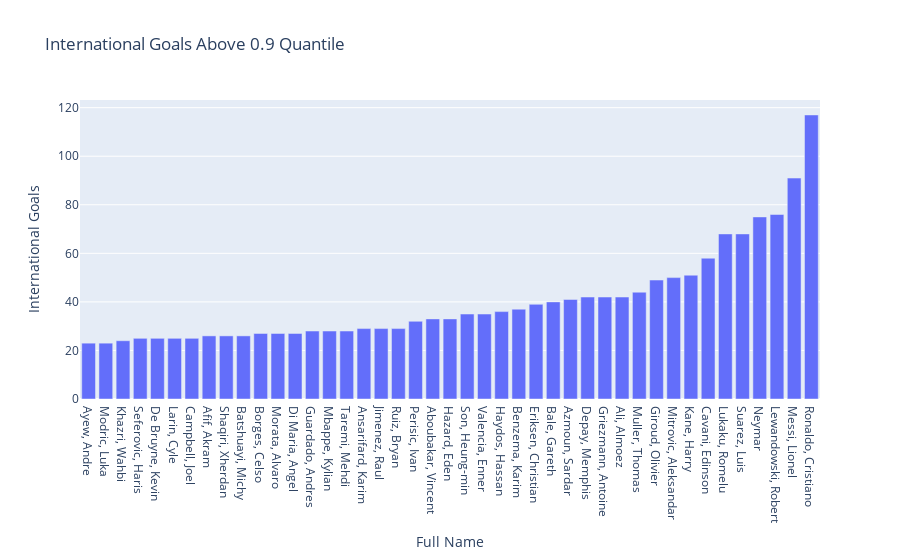

Notebook code cell kept with this figure:
### Code cell
# International Goals
# Plotting International Goals
goals = data["International Goals"]
goals_quantiles = np.quantile(goals, [0, 0.1, 0.15, 0.2, 0.25, 0.3, 0.35, 0.4, 0.45, 0.5, 0.55, 0.6, 0.65 ,0.7, 0.75, 0.8, 0.85, 0.9, 0.95, 1])
print(goals_quantiles)
fig_plt_goals = px.bar(data.loc[data["International Goals"] >= goals_quantiles[18], :].sort_values("International Goals"), x="Full Name", y="International Goals", hover_name="Full Name", hover_data=["Age","Position", "Nationality", "International Caps", "International Goals", "Club", "League"], title="International Goals Above 0.9 Quantile" )
fig_plt_goals.show()

### Figure 1 — Plotly figure (JSON) as saved in the notebook; plotly's stock layout.template omitted (floating-point values rounded to 4 significant figures; data arrays with more than 128 entries replaced by an {"elided": "..."} marker saying what was removed)
{"data": [{"alignmentgroup": "True", "customdata": {"elided": "43x6 mixed values"}, "hovertemplate": "<b>%{hovertext}</b><br><br>Full Name=%{x}<br>International Goals=%{y}<br>Age=%{customdata[0]}<br>Position=%{customdata[1]}<br>Nationality=%{customdata[2]}<br>International Caps=%{customdata[3]}<br>Club=%{customdata[4]}<br>League=%{customdata[5]}<extra></extra>", "hovertext": ["Ayew, Andre", "Modric, Luka", "Khazri, Wahbi", "Seferovic, Haris", "De Bruyne, Kevin", "Larin, Cyle", "Campbell, Joel", "Afif, Akram", "Shaqiri, Xherdan", "Batshuayi, Michy", "Borges, Celso", "Morata, Alvaro", "Di Maria, Angel", "Guardado, Andres", "Mbappe, Kylian", "Taremi, Mehdi", "Ansarifard, Karim", "Jimenez, Raul", "Ruiz, Bryan", "Perisic, Ivan", "Aboubakar, Vincent", "Hazard, Eden", "Son, Heung-min", "Valencia, Enner", "Haydos, Hassan", "Benzema, Karim", "Eriksen, Christian", "Bale, Gareth", "Azmoun, Sardar", "Depay, Memphis", "Griezmann, Antoine", "Ali, Almoez", "Muller, Thomas", "Giroud, Olivier", "Mitrovic, Aleksandar", "Kane, Harry", "Cavani, Edinson", "Lukaku, Romelu", "Suarez, Luis", "Neymar", "Lewandowski, Robert", "Messi, Lionel", "Ronaldo, Cristiano"], "legendgroup": "", "marker": {"color": "#636efa", "pattern": {"shape": ""}}, "name": "", "offsetgroup": "", "orientation": "v", "showlegend": false, "textposition": "auto", "type": "bar", "x": ["Ayew, Andre", "Modric, Luka", "Khazri, Wahbi", "Seferovic, Haris", "De Bruyne, Kevin", "Larin, Cyle", "Campbell, Joel", "Afif, Akram", "Shaqiri, Xherdan", "Batshuayi, Michy", "Borges, Celso", "Morata, Alvaro", "Di Maria, Angel", "Guardado, Andres", "Mbappe, Kylian", "Taremi, Mehdi", "Ansarifard, Karim", "Jimenez, Raul", "Ruiz, Bryan", "Perisic, Ivan", "Aboubakar, Vincent", "Hazard, Eden", "Son, Heung-min", "Valencia, Enner", "Haydos, Hassan", "Benzema, Karim", "Eriksen, Christian", "Bale, Gareth", "Azmoun, Sardar", "Depay, Memphis", "Griezmann, Antoine", "Ali, Almoez", "Muller, Thomas", "Giroud, Olivier", "Mitrovic, Aleksandar", "Kane, Harry", "Cavani, Edinson", "Lukaku, Romelu", "Suarez, Luis", "Neymar", "Lewandowski, Robert", "Messi, Lionel", "Ronaldo, Cristiano"], "xaxis": "x", "y": [23, 23, 24, 25, 25, 25, 25, 26, 26, 26, 27, 27, 27, 28, 28, 28, 29, 29, 29, 32, 33, 33, 35, 35, 36, 37, 39, 40, 41, 42, 42, 42, 44, 49, 50, 51, 58, 68, 68, 75, 76, 91, 117], "yaxis": "y"}], "layout": {"barmode": "relative", "legend": {"tracegroupgap": 0}, "title": {"text": "International Goals Above 0.9 Quantile"}, "xaxis": {"anchor": "y", "domain": [0, 1], "title": {"text": "Full Name"}}, "yaxis": {"anchor": "x", "domain": [0, 1], "title": {"text": "International Goals"}}}}
